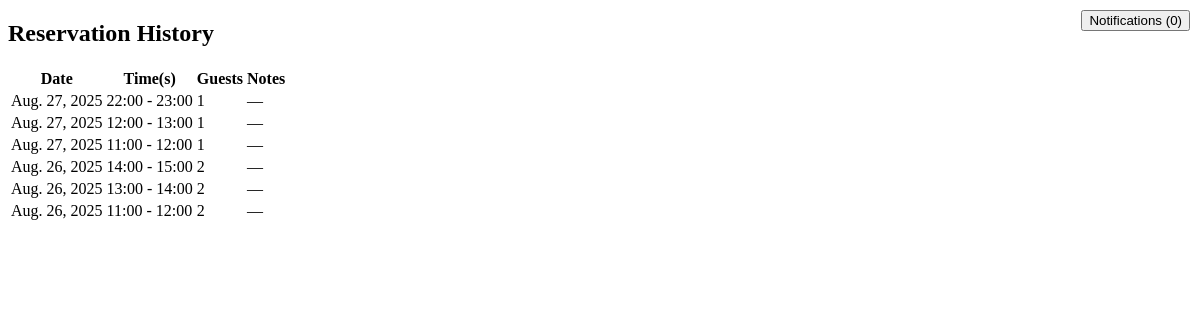
Page /tables/my-reservations/history (signed in) on the earlier database version.
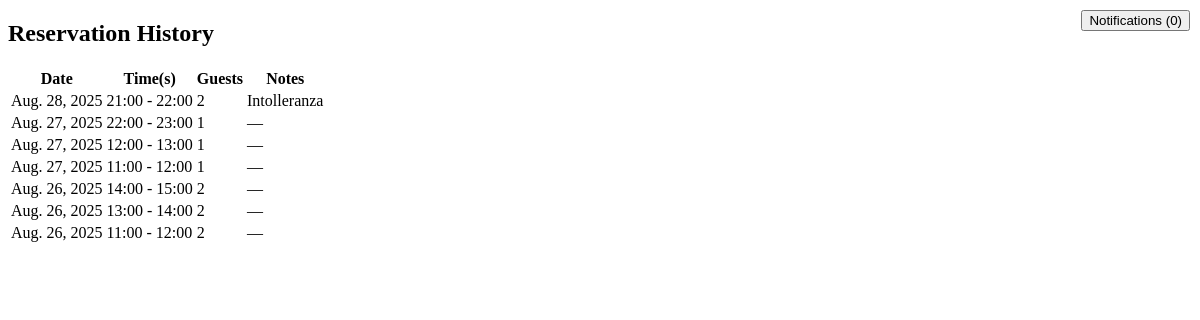
Same page on the later database version.
### tables/models.py (models this page shows, shortened)
class Reservation(models.Model):
    user = models.ForeignKey(User, on_delete = models.PROTECT, blank = True, related_name = "reservations")
    table = models.ForeignKey(Table, on_delete = models.CASCADE, related_name = "reservations")
    date = models.DateField()
    start_hour = models.TimeField()
    end_hour = models.TimeField()
    notes = models.CharField(blank = True)
    guests = models.IntegerField()
    slug = models.SlugField(primary_key = True, unique = True, blank = True)

### tables/views.py (the view)
# urls.py: path('my-reservations/history', ReservationHistoryView.as_view(), name = "reservations-history"),
class ReservationHistoryView(LoginRequiredMixin, ListView):
    model = Reservation
    template_name = "tables/reservations_history.html"
    context_object_name = "reservations"
    def get_queryset(self):
        return Reservation.objects.filter(
            user = self.request.user
        ).filter(
            models.Q(date__lt = timezone.localdate()) |
            models.Q(date = timezone.localdate(), start_hour__lt = timezone.localtime())
        ).order_by("-date", "-start_hour")

### notifications/context_processors.py (called while the page is built)
def unread_notifications(request):
    if request.user.is_authenticated:
        return {"notifications": Notification.objects.filter(user = request.user, read = False).order_by("-created_at")}
    return {"notifications": []}

### tables/templates/tables/reservations_history.html (shortened to what this page needs)
{% extends "base.html" %}
{% block content %}
<div class="container mt-4">
    <h2 class="mb-4">Reservation History</h2>
    {% if reservations %}
        <table class="table table-bordered table-striped">
            <thead class="thead-dark">
                <tr>
                    <th>Date</th>
                    <th>Time(s)</th>
                    <th>Guests</th>
                    <th>Notes</th>
                </tr>
            </thead>
            <tbody>
                {% for reservation in reservations %}
                    <tr>
                        <td>{{ reservation.date }}</td>
                        <td>{{ reservation.start_hour|time:"H:i" }} - {{ reservation.end_hour|time:"H:i" }}</td>
                        <td>{{ reservation.guests }}</td>
                        <td>{{ reservation.notes|default:"—" }}</td>
                    </tr>
                {% endfor %}
            </tbody>
        </table>
    {% else %}
        <p class="text-muted">You have no reservations in your history.</p>
    {% endif %}
</div>
{% endblock %}

Differences in the rows shown:
added Reservation: date "Aug. 28, 2025", start_hour "21:00", end_hour "22:00", guests "2", notes "Intolleranza"
